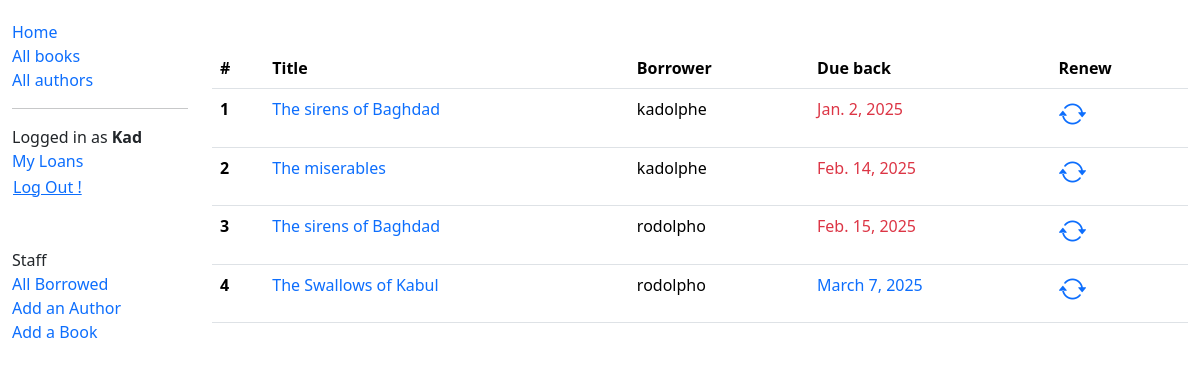
The page /catalog/loans/ (signed in) on the database its author committed.
### LocalLibrary/models.py (models this page shows, shortened)
class BookInstance(models.Model):
    id = models.UUIDField(primary_key=True, default=uuid.uuid4,
                          help_text="Unique ID for this particular book across whole library")
    book = models.ForeignKey('Book', on_delete=models.RESTRICT, null=True)
    imprint = models.CharField(max_length=200)
    due_back = models.DateField(null=True, blank=True)
    cover_page = models.ImageField(upload_to=image_path, blank=True, null=True)
    borrower = models.ForeignKey(settings.AUTH_USER_MODEL, on_delete=models.SET_NULL, blank=True, null=True)
    LOAN_STATUS = (
        ('m', 'Maintenance'),
        ('o', 'On loan'),
        ('a', 'Available'),
        ('r', 'Reserved'),
    )
    status = models.CharField(
        max_length=1,
        choices=LOAN_STATUS,
        blank=True,
        default='m',
        help_text='Book availability',
    )
    class Meta:
        ordering = ['due_back']
        permissions = (
            ("can_mark_returned", "Set book as returned"),
        )
    @property
    def is_overdue(self):
        return bool(self.due_back and date.today() > self.due_back)

class Book(models.Model):
    title = models.CharField(max_length=255)
    author = models.ForeignKey("Author", on_delete=models.RESTRICT, null=True, verbose_name="written by")
    summary = models.TextField(max_length=1000, help_text="Enter a brief description of the book")
    ISBN = models.CharField('ISBN', max_length=13,
                            unique=True,
                            help_text='13 Character <a href="https://www.isbn-international.org/content/what-isbn'
                                      '">ISBN number</a>'
                            )
    genre = models.ManyToManyField(Genre, help_text="Select a genre for this book")
    language = models.ForeignKey('Language', on_delete=models.SET_NULL, null=True)
    def get_absolute_url(self):
        return reverse('LocalLibrary:book-detail', args=[str(self.id)])

### LocalLibrary/views.py (the view)
# urls.py: path('loans/', views.BooksOnLoanListView.as_view(), name='all-borrowed'),
class BooksOnLoanListView(PermissionRequiredMixin, generic.ListView):
    permission_required = 'LocalLibrary.can_mark_returned'
    model = BookInstance
    template_name = 'LocalLibrary/bookinstances/bookinstance_list_on_loan.html'
    context_object_name = 'bookinstance_on_loan_list'
    def get_queryset(self):
       return (
           BookInstance.objects.filter(status='o')
       )

### LocalLibrary/templates/LocalLibrary/bookinstances/bookinstance_list_on_loan.html
{% extends 'LocalLibrary/base_generic.html' %}
{% block content %}
<table class="table">
    <thead>
      <tr>
        <th scope="col">#</th>
        <th scope="col">Title</th>
        <th>Borrower</th>
        <th scope="col">Due back</th>
        <th>Renew</th>
      </tr>
    </thead>
    <tbody>
        {% for bookinstance in bookinstance_on_loan_list %}
        <tr>
            <th scope="row">{{ forloop.counter }}</th>
            <td><a href="{{bookinstance.book.get_absolute_url}}">{{ bookinstance.book.title }}</a></td>
            <td>{{ bookinstance.borrower.username }}</td>
            <td>
                <a href="{{ book.author.get_absolute_url }}" class="
            {% if bookinstance.is_overdue %}
                text-danger
            {% endif %}
                ">{{ bookinstance.due_back }}
                </a>
            </td>
            <td><a href="{% url 'LocalLibrary:renew-book-librarian' bookinstance.id%}"><h3><i class="bi bi-arrow-repeat"></i></h3></a></td>
        </tr>
        {% empty %}
        <tr>
            <td colspan="4"><i>No book on loan</i></td>
        </tr>
        {% endfor %}
    </tbody>
</table>
{% endblock content %}

### LocalLibrary/templates/LocalLibrary/base_generic.html (shortened to what this page needs)
<!DOCTYPE html>
<html lang="en">
<head>
    <link href="https://cdn.jsdelivr.net/npm/bootstrap@5.3.3/dist/css/bootstrap.min.css" rel="stylesheet">
    <link rel="stylesheet" href="https://cdn.jsdelivr.net/npm/bootstrap-icons@1.11.3/font/bootstrap-icons.min.css">
    {% load static %}
    <link rel="stylesheet" href="{% static 'LocalLibrary/style.css' %}">
</head>
<body>
    <div class="container-fluid">
        <div class="row">
          <div class="col-sm-2">
            {% block sidebar %}
              <ul class="sidebar-nav">
                <li><a href="{% url 'LocalLibrary:index' %}">Home</a></li>
                <li><a href="{% url 'LocalLibrary:books' %}">All books</a></li>
                <li><a href="{% url 'LocalLibrary:authors' %}">All authors</a></li>
                <hr>
                {% if user.is_authenticated %}
                <li>Logged in as <strong>{{user.get_username|title}}</strong></li>
                <li><a href="{% url 'LocalLibrary:my-borrowed' %}">My Loans</a></li>
                <li>
                  <form action="{% url 'logout' %}" method="post">
                    <button type="submit" class="btn btn-link ms-0 p-0">Log Out !</button>
                  </form>
                </li>
                {% else %}
                  <li><a href="{% url 'login' %}">Log in ?</a></li>
                {% endif %}
                {% if user.is_staff %}
                  <li class="mt-5">Staff</li>
                  <li><a href="{% url 'LocalLibrary:all-borrowed' %}">All Borrowed</a></li>
                {% endif %}
                {% if perms.LocalLibrary.add_author %}
                  <li><a href="{% url 'LocalLibrary:author-create' %}">Add an Author</a></li>
                {% endif %}
                {% if perms.LocalLibrary.add_book %}
                  <li><a href="{% url 'LocalLibrary:book-create' %}">Add a Book</a></li>
                {% endif %}
              </ul>
            {% endblock %}
          </div>
          <div class="col-sm-10 mt-5">
            {% block content %}{% endblock %}
          </div>
        </div>
    </div>
</body>
</html>

### LocalLibrary/static/LocalLibrary/style.css (style rules this page uses)
.sidebar-nav { margin-top: 20px; padding: 0; list-style: none; }
a { text-decoration: none; }

### rows shown on the page
BookInstance: book "The sirens of Baghdad", borrower.username "kadolphe", due_back "Jan. 2, 2025"
BookInstance: book "The miserables", borrower.username "kadolphe", due_back "Feb. 14, 2025"
BookInstance: book "The sirens of Baghdad", borrower.username "rodolpho", due_back "Feb. 15, 2025"
BookInstance: book "The Swallows of Kabul", borrower.username "rodolpho", due_back "March 7, 2025"

### other values the page prints
{{ user.get_username|title }} "Kad"
